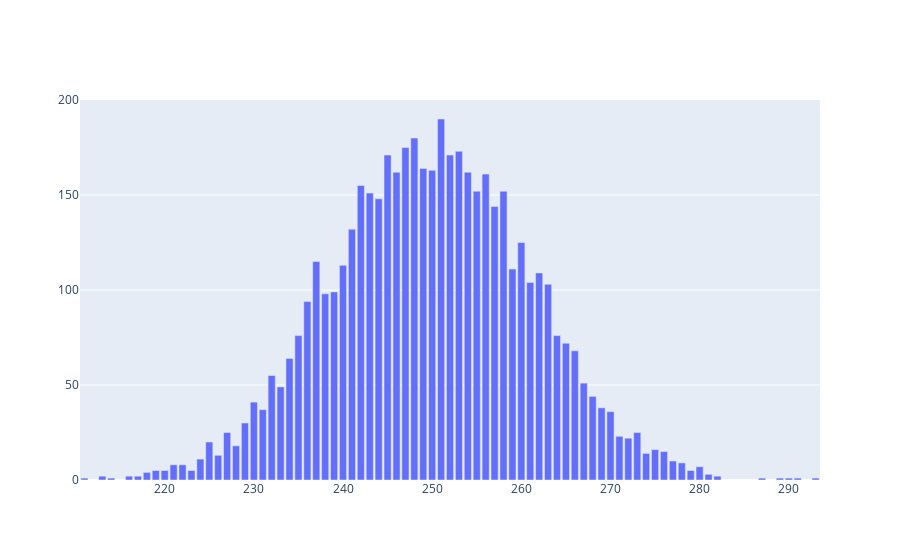

The notebook cell this image was saved under:
### Markdown cell above
Let's try to see if we toss the coin 500 times, then what happens. Looks similar, and more like a bell than before.

### Code cell
results = pd.Series([np.sum(toss_coin(500) == 'Heads') for _ in range(5000)])
fig = pg.Figure([pg.Bar(x=results.value_counts().keys(),
                        y=results.value_counts().values)])
fig.show()

### Figure 1 — Plotly figure (JSON) as saved in the notebook; plotly's stock layout.template omitted (floating-point values rounded to 4 significant figures)
{"data": [{"type": "bar", "x": [251, 248, 247, 253, 252, 245, 249, 250, 246, 254, 256, 242, 258, 255, 243, 244, 257, 241, 260, 237, 240, 259, 262, 261, 263, 239, 238, 236, 264, 235, 265, 266, 234, 232, 267, 233, 268, 230, 269, 231, 270, 229, 227, 273, 271, 272, 225, 228, 275, 276, 274, 226, 224, 277, 278, 221, 222, 280, 223, 220, 279, 219, 218, 281, 213, 282, 216, 217, 289, 287, 214, 293, 290, 211, 291], "y": [190, 180, 175, 173, 171, 171, 164, 163, 162, 162, 161, 155, 152, 152, 151, 148, 144, 132, 125, 115, 113, 111, 109, 104, 103, 99, 98, 94, 76, 76, 72, 68, 64, 55, 51, 49, 44, 41, 38, 37, 36, 30, 25, 25, 23, 22, 20, 18, 16, 15, 14, 13, 11, 10, 9, 8, 8, 7, 5, 5, 5, 5, 4, 3, 2, 2, 2, 2, 1, 1, 1, 1, 1, 1, 1]}], "layout": {}}
